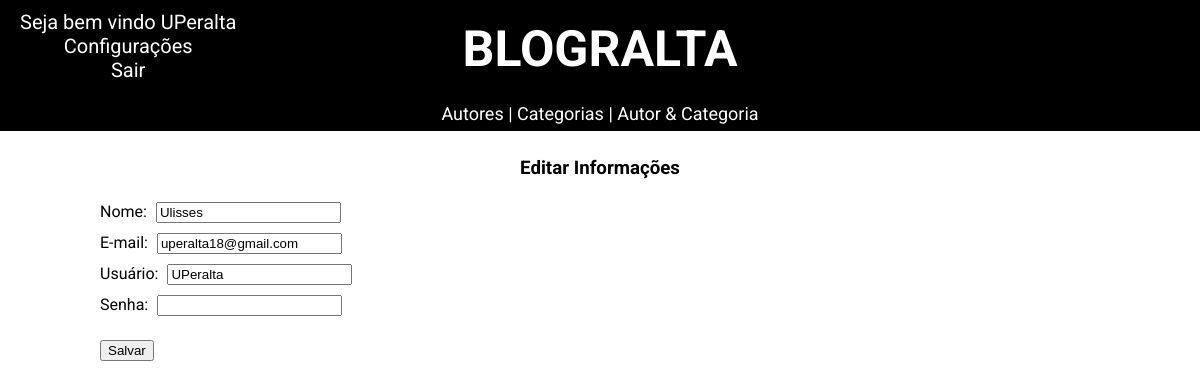
/infos.php (signed in), run on the app's committed database.
### tables this page shows
CREATE TABLE `autor` (
  `id_autor` int(4) NOT NULL,
  `nome` varchar(100) NOT NULL,
  `email` varchar(100) NOT NULL,
  `usuario` varchar(100) NOT NULL,
  `senha` varchar(50) NOT NULL
);

### infos.php (the view, shortened to what this page needs)
<!DOCTYPE html>
<html>
<head>
	<link href="./estilo.css" rel="stylesheet" />
</head>
<body>
	<?php require('head.php'); ?>
	<div id="conteudo">
		<?php
			$user = $_COOKIE['login'];
			$sql = $bd->query("SELECT * FROM autor WHERE usuario = '$user'");
			$infos = mysqli_fetch_array($sql);
			echo '<h3>Editar Informações</h3><form method="POST" action="./infos_funcao.php">';
			echo 'Nome: <input type="text" name="nome" value="'.$infos['nome'].'"> <br/>';
			echo 'E-mail: <input type="text" name="email" value="'.$infos['email'].'"> <br/>';
			echo 'Usuário: <input type="text" name="usuario" value="'.$infos['usuario'].'"> <br/>';
			echo 'Senha: <input type="password" name="senha"> <br/><br/>';
			echo '<button>Salvar</button> </form>';
		?>
	</div>
</body>
</html>

### head.php
<div id="head">
	<div id="infos">
		<?php
			require('./conexao.php');
			if(empty($_COOKIE['login']))
			{
				echo '<a href="./login.php">Login</a><br />
						<a href="./cadastro.php">Cadastro</a>';
			}
			else
			{
				$login_cookie = $_COOKIE['login'];
				$autorSQL = mysqli_fetch_array($bd->query("SELECT usuario FROM autor WHERE usuario = '$login_cookie'"));
				echo 'Seja bem vindo '.$autorSQL['usuario'].'
						<br /> <a href="./usuario.php">Configurações</a>
						<br /> <a href="./sair.php">Sair</a>';
			}
		?>
	</div>
	<h1><a href="./index.php">BLOGRALTA</a></h1>
	<div id="menu">
		<a href="./autores.php"> Autores </a> |
		<a href="./cats.php"> Categorias </a> |
		<a href="./autor_cat.php"> Autor & Categoria </a>
	</div>
</div>

### estilo.css (style rules this page uses)
body { font-family: 'Roboto', sans-serif; }
a { text-decoration: none; color: black; }
#conteudo { width: 1000px; margin:0 auto; padding-top: 130px; text-align: center; }
input { margin: 5px; }
#head { width: 100%; height: 100px; border-bottom: 2px solid #FFF; margin:-8px; text-align: center; background: #000; color: #FFF; position: absolute; }
#head a { color: #FFF; }
#head #infos { font-size: 20px; text-align: center; position: absolute; float: left; margin: 10px auto; z-index: 100; color: #FFF; margin-left: 20px; }
#head h1 { z-index: 50; margin: 20px auto; position: relative; float: center; font-size: 50px; }
#head h1 a { color: #FFF; }
#head #menu { height: 23px; background: black; padding: 5px; margin: 0; font-size: 18px; box-sizing: content-box; }

### infos.php (style rules this page uses)
form { text-align:left; }

### data on the page
autor: usuario "UPeralta", nome "Ulisses", email "uperalta18@gmail.com"
